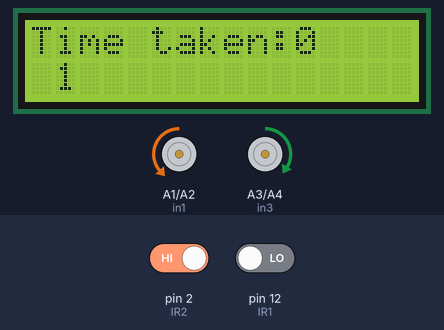
Recording of a sketch running on a simulated Arduino Uno, built with avr-gcc and run on an emulated ATmega328P. Parts: 16×2 character LCD, motor-driver pin pairs drawn as motors (green arrow = first pin HIGH = forward, orange = second pin HIGH = backward, longer = more drive, scaled by the enable pin). The inputs (shaded band) are chosen by the test bench; at power-on: pin 2 (IR2) HIGH, pin 12 (IR1) LOW.

Above: at 1.6 s.
1.7 s: pin 2 (IR2) driven LOW
At 2.4 s:
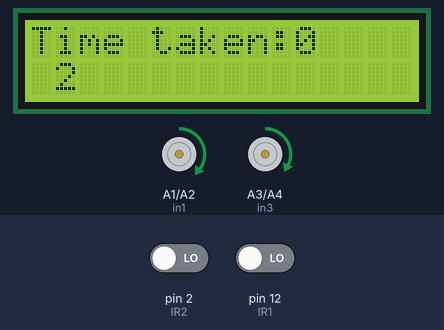
4.7 s: pin 12 (IR1) driven HIGH
At 5.8 s:
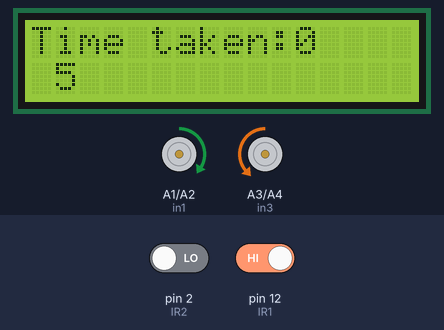
7.7 s: pin 2 (IR2) driven HIGH
At 8.8 s:
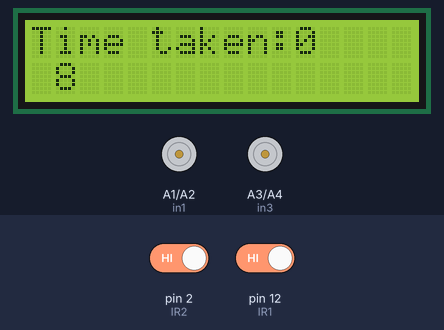
Timing chart, 0 to 10.7 s (numbered marks = the images above; inputs shaded):
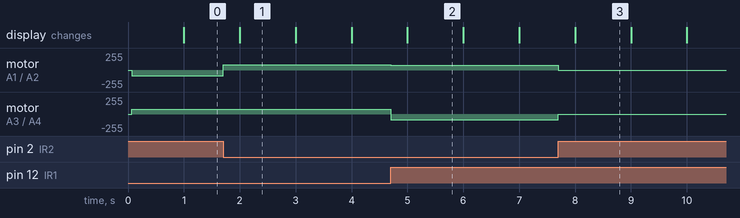

The sketch:

Line_Following_Robot_Car.ino
```cpp
 #include <LiquidCrystal.h>

// initialize the library by associating any needed LCD interface pin
// with the arduino pin number it is connected to
const int rs = 8, en = 9, d4 = 4, d5 = 5, d6 = 6, d7 = 7;

LiquidCrystal lcd(rs, en, d4, d5, d6, d7);

// Left Motor  connections
int enA = 3;
int in1 = A1;
int in2 = A2;
// Right Motor connections
int enB = 11;
int in3 = A3;
int in4 = A4;

// IR connections
int IR1=12; //IR is left motor
int IR2=2; //IR is right motor

int value1, value2;
int vSpeed1=90;
int vSpeed2= 80;
int turn_speed = 75;
int turn_delay = 10;
int turn_speed2=85;


void setup() {
  // set up the LCD's number of columns and rows:
  lcd.begin(16, 2);
  // Set all the motor control pins to outputs
  pinMode(enA, OUTPUT);
  pinMode(enB, OUTPUT);
  pinMode(in1, OUTPUT);
  pinMode(in2, OUTPUT);
  pinMode(in3, OUTPUT);
  pinMode(in4, OUTPUT);
  pinMode(IR1,INPUT);
  pinMode(IR2,INPUT);


  lcd.print("Time taken:");


}


//when black, 1

void loop() {


  while(millis()/1000<35){

  int left_sensor_pin= digitalRead(IR1);
  int right_sensor_pin = digitalRead(IR2);
  lcd.print(millis()/1000);
  lcd.setCursor(1,1);

  if(right_sensor_pin ==  0 && left_sensor_pin == 0){
    Serial.println("go forward");
    digitalWrite(in1,HIGH);
    digitalWrite(in2,LOW);
    digitalWrite(in3,HIGH);
    digitalWrite(in4,LOW);


    analogWrite (enA, 80);
    analogWrite (enB, 70);
  }

  if(right_sensor_pin == 0 && left_sensor_pin == 1){
    Serial.println("turn right");

    digitalWrite (in1, HIGH);
    digitalWrite (in2, LOW);
    digitalWrite (in3, LOW);
    digitalWrite (in4, HIGH);

    analogWrite (enA, 75);
    analogWrite (enB, 85);


  }

if(right_sensor_pin == 1 && left_sensor_pin == 0){
  Serial.println("turn left");

  digitalWrite(in1,LOW);
  digitalWrite(in2,HIGH);
  digitalWrite(in3,HIGH);
  digitalWrite(in4,LOW);

  analogWrite (enA, 85);
  analogWrite(enB, 75);


}

  if(right_sensor_pin == 1 && left_sensor_pin == 1){
    Serial.println("stop");

  digitalWrite(in1,LOW);
  digitalWrite(in2,LOW);
  digitalWrite(in3,LOW);
  digitalWrite(in4,LOW);


   analogWrite (enA, 0);
    analogWrite (enB, 0);
  }


  }
   while(millis()/1000>=35 && millis()/1000<=10000){

  int left_sensor_pin= digitalRead(IR1);
  int right_sensor_pin = digitalRead(IR2);
  lcd.print(millis()/1000);
  lcd.setCursor(1,1);
      if(right_sensor_pin ==  0 && left_sensor_pin == 0){
    Serial.println("go forward");
    digitalWrite(in1,HIGH);
    digitalWrite(in2,LOW);
    digitalWrite(in3,HIGH);
    digitalWrite(in4,LOW);


    analogWrite (enA, 105);
    analogWrite (enB, 95);
  }

  if(right_sensor_pin == 0 && left_sensor_pin == 1){
    Serial.println("turn right");

    digitalWrite (in1, HIGH);
    digitalWrite (in2, LOW);
    digitalWrite (in3, LOW);
    digitalWrite (in4, HIGH);

    analogWrite (enA, 75);
    analogWrite (enB, 85);


  }

  if(right_sensor_pin == 1 && left_sensor_pin == 0){
  Serial.println("turn left");

  digitalWrite(in1,LOW);
  digitalWrite(in2,HIGH);
  digitalWrite(in3,HIGH);
  digitalWrite(in4,LOW);

  analogWrite (enA, 85);
  analogWrite(enB, 75);


  }

  if(right_sensor_pin == 1 && left_sensor_pin == 1){
    Serial.println("stop");

    analogWrite (enA, 0);
    analogWrite (enB, 0);
  }


  }


 }
```

Measured:
- after the input at 1.7 s, motor on A1 (in1) / A2 (in2): backward 85/255 → forward 80/255 at once; motor on A3 (in3) / A4 (in4): forward 75/255 → forward 70/255 at once
- after the input at 4.7 s, motor on A1 (in1) / A2 (in2): forward 80/255 → forward 75/255 at once; motor on A3 (in3) / A4 (in4): forward 70/255 → backward 85/255 at once
- after the input at 7.7 s, motor on A1 (in1) / A2 (in2): forward 75/255 → stopped at once; motor on A3 (in3) / A4 (in4): backward 85/255 → stopped at once
- what the display in image 1 shows lasts 1.0 s, from 2.0 s to 3.0 s
